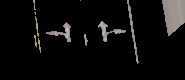
#> input picture Implementacion/resources/templatesCalzada/eval2.png, 185 x 80 px
$ jupyter execute --allow-errors test.ipynb
#> lines starting #> are read from the running program, lines starting #| are printed output that depends on the picture
[cell 1]
import cv2
from matplotlib import pyplot as plt
import numpy as np

[cell 2]
delante = cv2.imread('resources/templatesCalzada/eval2.png', cv2.IMREAD_GRAYSCALE)
#> delante: shape (80, 185); min 0, max 198, mean 12
plt.imshow(delante)

[cell 3]
template = cv2.imread('resources/templatesFlechas/DelanteIzq.png')
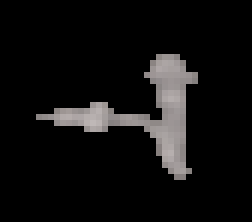
#> input picture Implementacion/resources/templatesCalzada/DelanteIzq.png, 42 x 37 px, found by its file name (shown 6 times larger)
#> template is the input picture: shape (37, 42, 3); mean B, G, R 15.4, 15.5, 16.2
template = cv2.cvtColor(template, cv2.COLOR_BGR2GRAY)
#> template: shape (37, 42)

plt.imshow(template)

[cell 4]
res = cv2.matchTemplate(delante,template,cv2.TM_CCOEFF_NORMED)
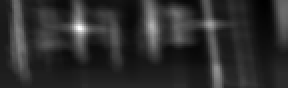
#> res: shape (44, 144) float32 (shown 2 times larger); min -0.175, max 0.831, mean 0.00521; drawn with min black and max white
threshold = 0.8
loc = np.where( res >= threshold)
#> loc = ([13, 14, 14], [39, 39, 40])

[cell 5]
loc
#> Out = ([13, 14, 14], [39, 39, 40])
